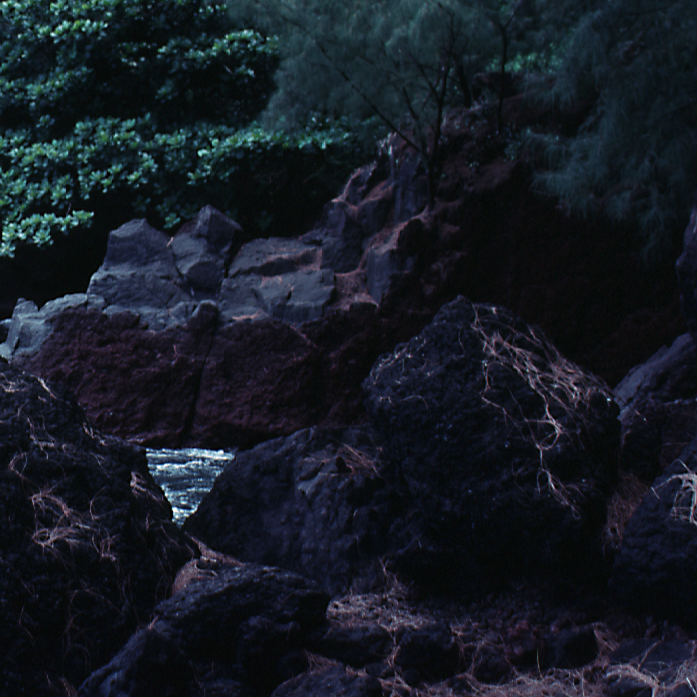
%> input picture ICV/lab1/img1.png, 697 x 697 px
$ octave t2.m   (GNU Octave 9; MATLAB toolbox functions it lacks are replaced by stand-ins)
%> lines starting %> are read from the running program, lines starting %| are printed output that depends on the picture
%  Task 2: Divide the input image into m x n blocks (e.g., 32x32),
%  and repeat task 1 for each block and output the processed image.


max_t = 2;
MX_D = 32;
COL = 5;
GROUP = 2*COL;
myfun = @(block_struct) imresize(block_struct.data,0.15);
for t = 1:max_t
    %     use 2 image
    if t == 1
        im_rgb1 = imread('img1.png');
%> im_rgb1 is the input picture: size 697x697x3 uint8; mean R, G, B 21.9, 27.5, 35.9
        subplot(2*max_t, COL, 1+(t-1)*GROUP);
        imshow(im_rgb1); title('original RGB image');
        im_b = blockproc(im_rgb1,[MX_D MX_D],myfun);
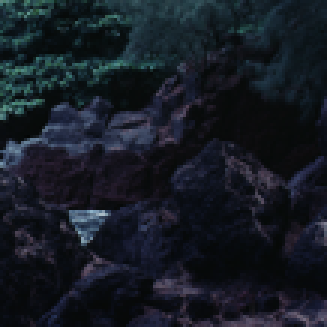
%> im_b: size 109x109x3 uint8 (shown 3 times larger); mean R, G, B 21.9, 27.5, 36
    else
        im_rgb2 = imread('img2.png');
        subplot(2*max_t, COL, 1+(t-1)*GROUP);
        imshow(im_rgb2); title('original RGB image');
        im_b = blockproc(im_rgb2,[MX_D MX_D],myfun);

    end
    %     create blocks

    subplot(2*max_t, COL, 2+(t-1)*GROUP);
    imshow(im_b); title('blockproc');
    im_YCbCr = rgb2ycbcr(im_b);
%> im_YCbCr: size 109x109x3 uint8; mean of channels 1, 2, 3 39, 132.5, 124.9

    subplot(2*max_t, COL, 3+(t-1)*GROUP);
    imshow(im_YCbCr); title('YCbCr image');

    % histogram equalization on the Y
    Y = im_YCbCr(:, :, 1);
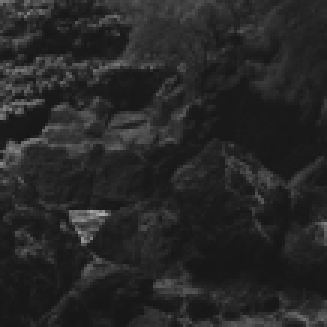
%> Y: size 109x109 uint8 (shown 3 times larger); min 20, max 173, mean 39
    Y_H = histeq(Y);
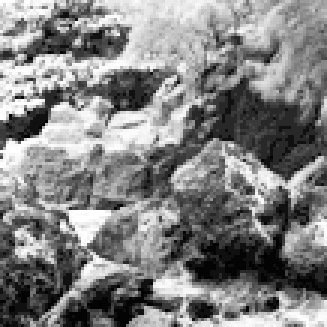
%> Y_H: size 109x109 uint8 (shown 3 times larger); min 0, max 255, mean 129.8

    % Display the original image and the adjusted image
    subplot(2*max_t, COL, 6+(t-1)*GROUP);
    imshow(Y); title('original Y');
    subplot(2*max_t, COL, 7+(t-1)*GROUP);
    imshow(Y_H); title('adjusted Y');

    % Display a histogram of the image.
    subplot(2*max_t, COL, 8+(t-1)*GROUP);
    imhist(Y,128); title('original Y');
%> after `title('original Y')`:
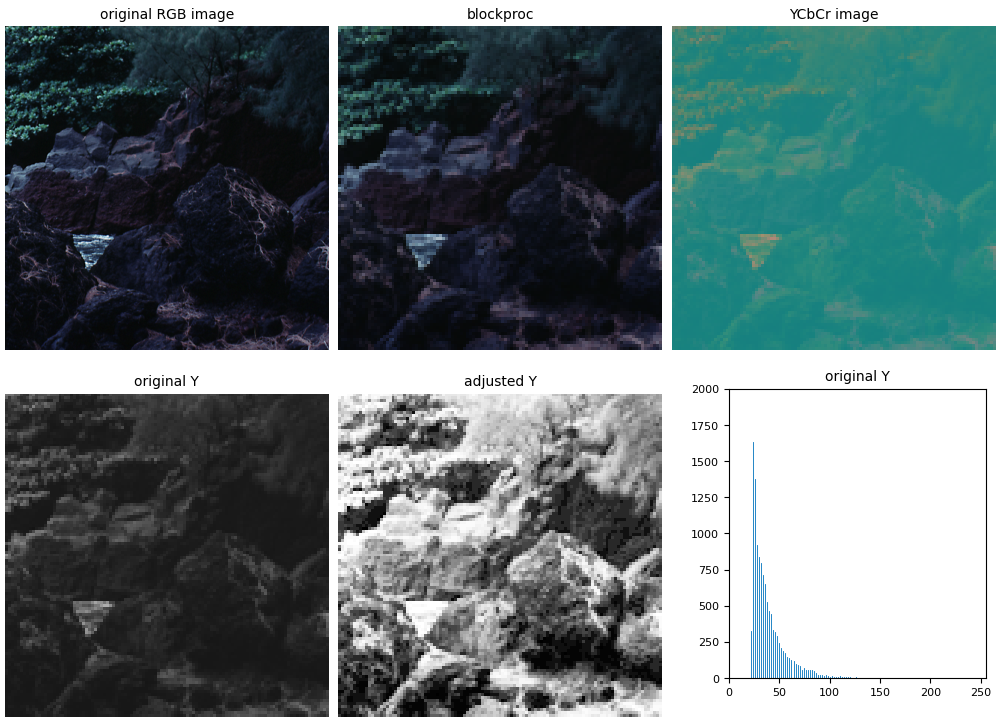
%> figure redrawn from the program's plot data, 6 panels
    subplot(2*max_i, COL, 9+(t-1)*GROUP);
    imhist(Y_H,128); title('adjusted Y');

    im_YCbCr(:, :, 1) = Y_H;
%> im_YCbCr: size 109x109x3 uint8; mean of channels 1, 2, 3 129.8, 132.5, 124.9
    im_new_rgb = ycbcr2rgb(im_YCbCr);
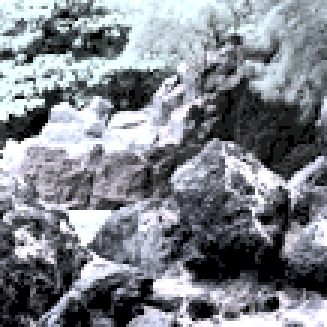
%> im_new_rgb: size 109x109x3 uint8 (shown 3 times larger); mean R, G, B 127.9, 132.3, 139.2
    subplot(2*max_t, COL, 4+(t-1)*GROUP);
    imshow(im_new_rgb); title('new RGB image');
    subplot(2*max_t, COL, 5+(t-1)*GROUP);
    imshow(im_YCbCr); title('new YCbCr image');
%> after `title('new YCbCr image')`:
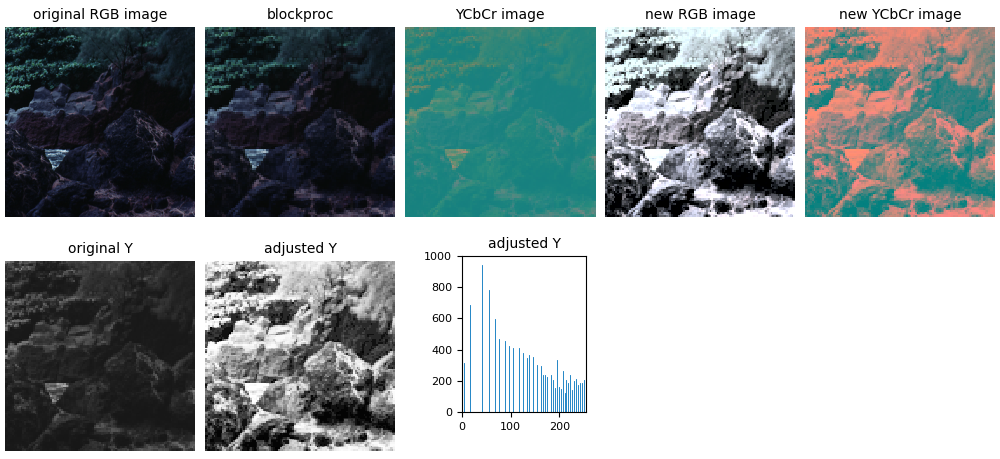
%> figure redrawn from the program's plot data, 8 panels


end
%> pass 2 of the loop `for t = 1:max_t`:
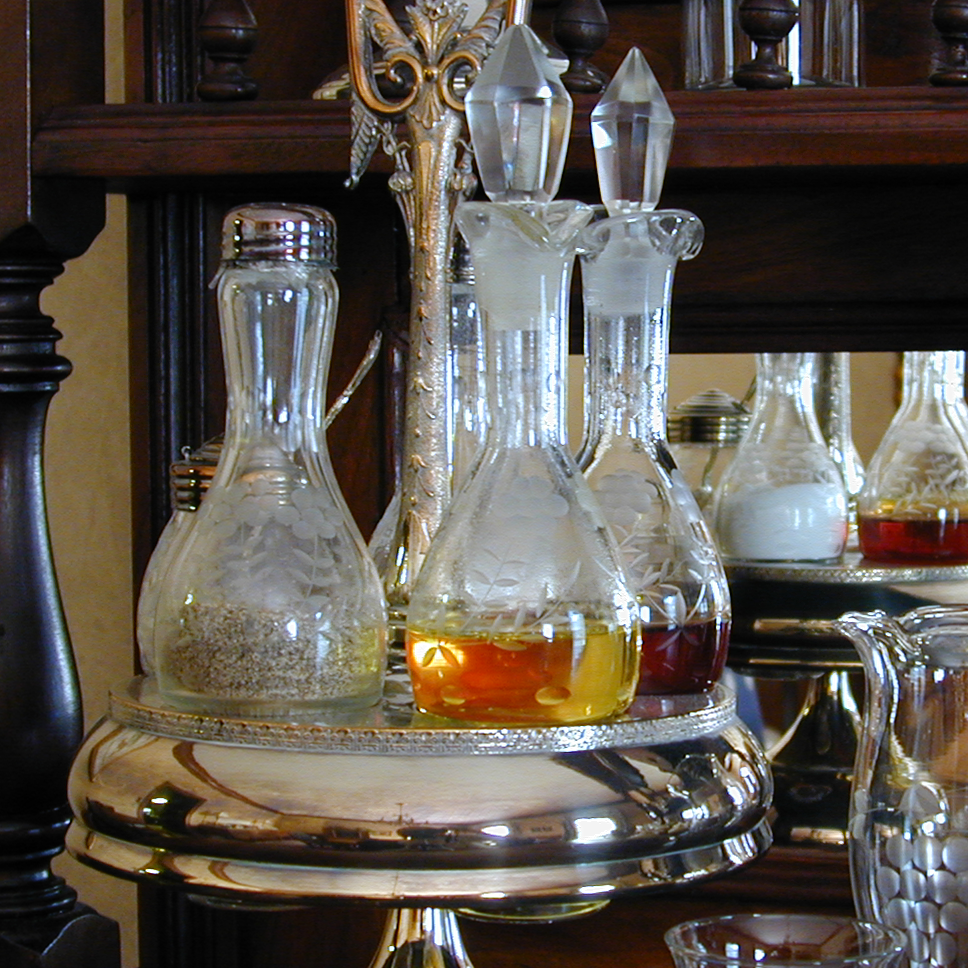
%> input picture ICV/lab1/img2.png, 968 x 968 px
%> im_rgb2 is the input picture: size 968x968x3 uint8; mean R, G, B 91.8, 84.8, 76.7
%> Y: size 152x152 uint8
%> Y_H: size 152x152 uint8
%> `im_new_rgb = ycbcr2rgb(im_YCbCr);`:
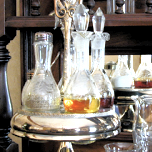
%> im_new_rgb: size 152x152x3 uint8; mean R, G, B 134.5, 127, 118.1
%> `title('new YCbCr image')`:
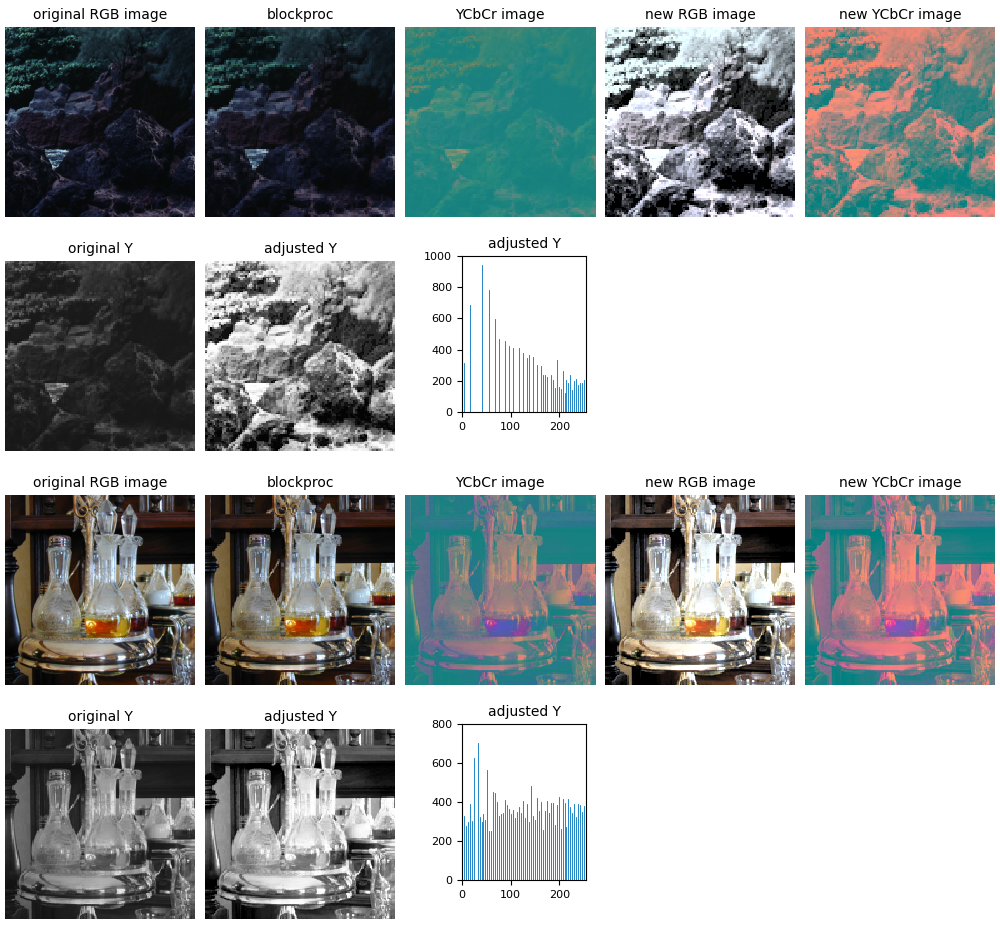
%> figure redrawn from the program's plot data, 16 panels
